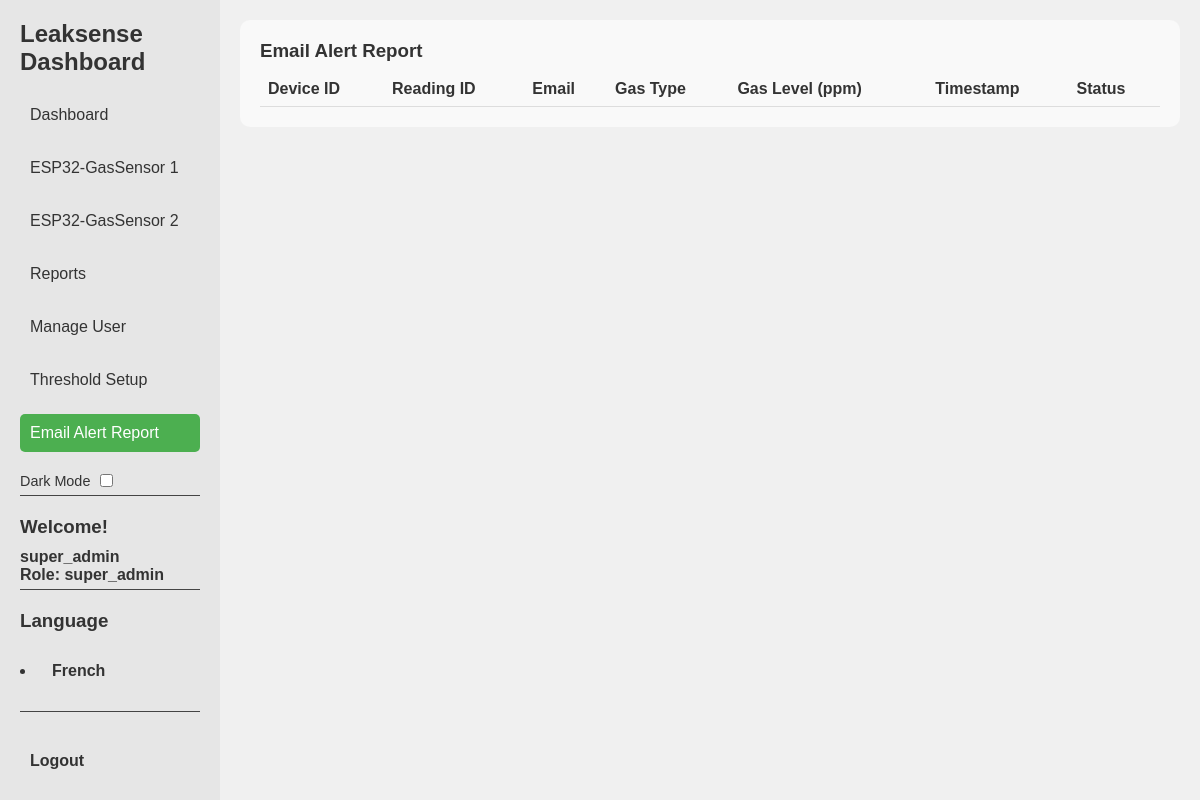
The page /dashboard/email_alert_report.php (signed in) on the database as committed earlier.
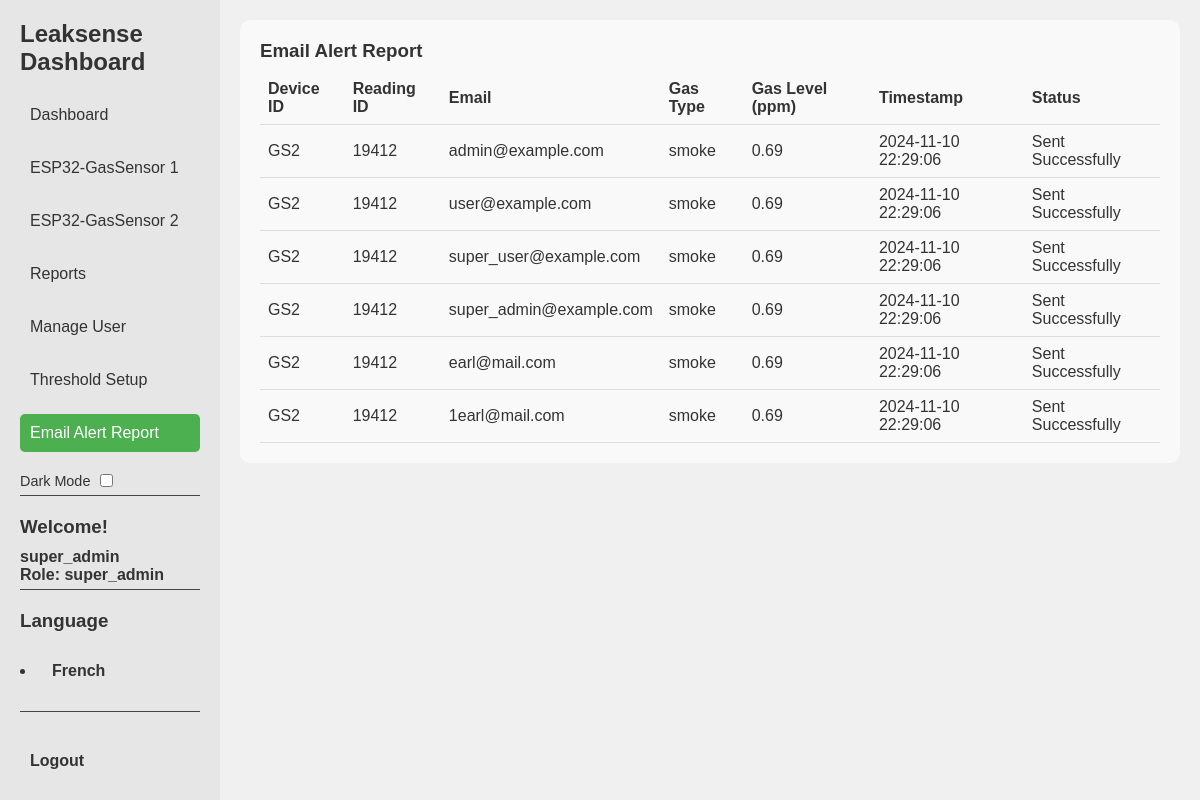
The same page on the database as committed later.
### tables this page shows
CREATE TABLE `alert` (
  `alertID` int(11) NOT NULL,
  `deviceID` varchar(11) DEFAULT NULL,
  `readingID` int(11) DEFAULT NULL,
  `email` varchar(100) NOT NULL,
  `gastype` varchar(20) NOT NULL,
  `gaslevel` float NOT NULL,
  `thresholdlevel` int(11) NOT NULL,
  `timestamp` timestamp NOT NULL DEFAULT current_timestamp(),
  `status` tinyint(1) NOT NULL DEFAULT 0
);

### dashboard/email_alert_report.php (the view, shortened to what this page needs)
<?php
include '../db_connection.php';
$query = "
    SELECT
        deviceID,
        readingID,
        email,
        gastype,
        gaslevel,
        timestamp,
        status
    FROM
        alert
    ORDER BY
        timestamp DESC
";
$stmt = $pdo->prepare($query);
$stmt->execute();
$email_alert_reports = $stmt->fetchAll(PDO::FETCH_ASSOC);
?>
<!DOCTYPE html>
<html lang="en">
<head>
</head>
<body class="light">
    <div class="dashboard-container">
        <aside class="sidebar">
            <div>
                <h2>Leaksense Dashboard</h2>
                <nav>
                    <ul>
                        <li><a href="dashboard.php">Dashboard</a></li>
                        <li><a href="gs1.php">ESP32-GasSensor 1</a></li>
                        <li><a href="gs2.php">ESP32-GasSensor 2</a></li>
                        <li><a href="Reports.php">Reports</a></li>
                        <li><a href="manage_user.php">Manage User</a></li>
                        <li><a href="Threshold.php">Threshold Setup</a></li>
                        <li><a href="email_alert_report.php" class="active">Email Alert Report</a></li>
                    </ul>
                </nav>
            </div>
            <div class="toggle-container">
                <label for="theme-toggle">Dark Mode</label>
                <input type="checkbox" id="theme-toggle">
            </div>
            <div class="bottom-section">
                <h3>Welcome!</h3>
                <h4><?php echo htmlspecialchars($_SESSION['username']); ?></h4>
                <h4>Role: <?php echo htmlspecialchars($_SESSION['userrole']); ?></h4>
            </div>
            <div class="bottom-section">
                <h3>Language</h3>
                <li><a href="email_alert_report_fr.php">French</a></li>
            </div>
            <div class="bottom-section">
                <a href="../logout.php">Logout</a>
            </div>
        </aside>
        <main class="main-dashboard">
            <div class="table-container">
                <h3>Email Alert Report</h3>
                <table>
                    <thead>
                        <tr>
                            <th>Device ID</th>
                            <th>Reading ID</th>
                            <th>Email</th>
                            <th>Gas Type</th>
                            <th>Gas Level (ppm)</th>
                            <th>Timestamp</th>
                            <th>Status</th>
                        </tr>
                    </thead>
                    <tbody>
                        <?php foreach ($email_alert_reports as $report): ?>
                            <tr>
                                <td><?php echo htmlspecialchars($report['deviceID']); ?></td>
                                <td><?php echo htmlspecialchars($report['readingID']); ?></td>
                                <td><?php echo htmlspecialchars($report['email']); ?></td>
                                <td><?php echo htmlspecialchars($report['gastype']); ?></td>
                                <td><?php echo htmlspecialchars($report['gaslevel']); ?></td>
                                <td><?php echo htmlspecialchars($report['timestamp']); ?></td>
                                <td><?php echo htmlspecialchars($report['status'] == 1 ? 'Sent Successfully' : 'Failed'); ?></td>
                            </tr>
                        <?php endforeach; ?>
                    </tbody>
                </table>
            </div>
        </main>
    </div>
</body>
</html>

### dashboard/email_alert_report.php (style rules this page uses)
* { margin: 0; padding: 0; box-sizing: border-box; }
body { font-family: Arial, sans-serif; display: flex; transition: background-color 0.3s, color 0.3s; }
body.light { background-color: #f0f0f0; color: #333; }
body.light .sidebar { background-color: #e6e6e6; color: #333; }
body.light .sidebar h2, body.light .sidebar a { color: #333; }
body.light .sidebar a.active, body.light .sidebar a:hover { background-color: #4CAF50; color: #fff; }
body.light .table-container { background: #f9f9f9; }
body.light .bottom-section { color: #333; }
.dashboard-container { display: flex; height: 100vh; width: 100%; }
.sidebar { width: 220px; padding: 20px; display: flex; flex-direction: column; justify-content: space-between; }
.sidebar h2 { font-size: 1.5em; margin-bottom: 20px; }
.sidebar ul { list-style: none; padding-left: 0; }
.sidebar li { margin-bottom: 15px; }
.sidebar a { text-decoration: none; font-size: 1em; display: block; padding: 10px; border-radius: 5px; transition: background-color 0.2s; }
.toggle-container { display: flex; align-items: center; gap: 10px; }
.toggle-container label { font-size: 0.9em; }
.main-dashboard { flex: 1; padding: 20px; overflow-y: auto; }
.table-container { padding: 20px; border-radius: 10px; }
table { width: 100%; color: inherit; margin-top: 10px; border-collapse: collapse; }
table th, table td { padding: 8px; text-align: left; border-bottom: 1px solid #ddd; }
.bottom-section { border-top: 1px solid #444; padding-top: 20px; color: inherit; text-align: left; }
.bottom-section h3, .bottom-section h5 { margin-bottom: 10px; }
.bottom-section a { text-decoration: none; font-weight: bold; display: inline-block; margin-top: 10px; }

Rows that differ between the two databases and show on the page:
added alert: deviceID "GS2", readingID "19412", email "admin@example.com", gastype "smoke", gaslevel "0.69", timestamp "2024-11-10 22:29:06", status "Sent Successfully"
added alert: deviceID "GS2", readingID "19412", email "user@example.com", gastype "smoke", gaslevel "0.69", timestamp "2024-11-10 22:29:06", status "Sent Successfully"
added alert: deviceID "GS2", readingID "19412", email "super_user@example.com", gastype "smoke", gaslevel "0.69", timestamp "2024-11-10 22:29:06", status "Sent Successfully"
added alert: deviceID "GS2", readingID "19412", email "super_admin@example.com", gastype "smoke", gaslevel "0.69", timestamp "2024-11-10 22:29:06", status "Sent Successfully"
added alert: deviceID "GS2", readingID "19412", email "earl@mail.com", gastype "smoke", gaslevel "0.69", timestamp "2024-11-10 22:29:06", status "Sent Successfully"
added alert: deviceID "GS2", readingID "19412", email "1earl@mail.com", gastype "smoke", gaslevel "0.69", timestamp "2024-11-10 22:29:06", status "Sent Successfully"
